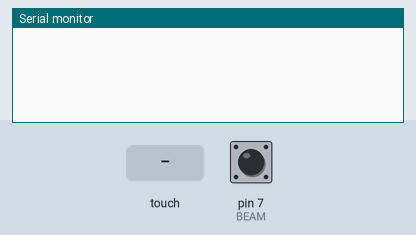
This sketch was run on a simulated Arduino Uno, built with avr-gcc and run on an emulated ATmega328P. Shown: the last lines printed to the serial monitor. The test bench sets the inputs (shaded band); at power-on: pin 7 (BEAM) HIGH.

Above: at 1.2 s.
1.3 s: pin 7 (BEAM) pulled LOW for 0.15 s
At 1.7 s:
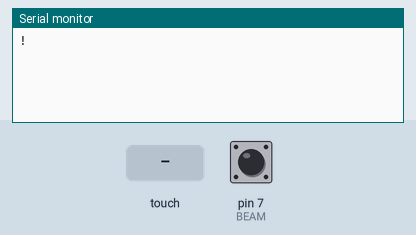
2.9 s: touch panel pressed at 13 % / 10 % of its raw x / y range
At 4.1 s:
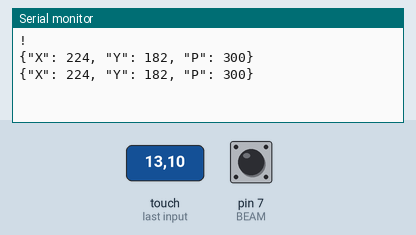
4.4 s: touch panel pressed at 38 % / 10 % of its raw x / y range
At 5.7 s:
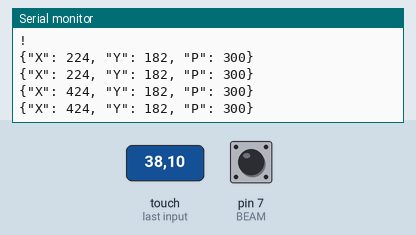

The sketch:

touchscreendemo.ino
```cpp
// pokemon-master

#include <stdint.h>
#include "TouchScreen.h"

#define YP A2  // must be an analog pin
#define XM A3  // must be an analog pin
#define YM A0  // can be a digital pin
#define XP A1  // can be a digital pin

#define BEAM 7 // digital I/O pin for sensing hand waving

/*
 * For better pressure precision, we need to know the resistance
 * between X+ and X- Use any multimeter to read it
 * For the one we're using, its 300 ohms across the X plate
 */
TouchScreen ts = TouchScreen(XP, YP, XM, YM, 300);

// debounce counter for beam
uint8_t beamDebounceCounter = 0;


void setup(void)
{
    Serial.begin(9600);
    pinMode(BEAM, INPUT_PULLUP);
}


void loop(void)
{
    // BEAM goes low if IR beam is broken
    if (digitalRead(BEAM) == LOW)
    {
        if (beamDebounceCounter == 0)
        {
            Serial.println("!");
            beamDebounceCounter = 2; // 200ms debounce timer
        }
        else
        {
            beamDebounceCounter = 0;
        }
    }

    // a point object holds x y and z coordinates.
    TSPoint p = ts.getPoint();

    // we have some minimum pressure we consider 'valid'
    // pressure of 0 means no pressing!
    if (p.z > ts.pressureThreshhold)
    {
        // Send a JSON string with touch information.
        Serial.print("{\"X\": ");
        Serial.print(p.x);

        Serial.print(", \"Y\": ");
        Serial.print(p.y);

        Serial.print(", \"P\": ");
        Serial.print(p.z);

        Serial.println("}");
    }

    delay(100);
}
```

Measured:
- after the input at 1.3 s, the serial monitor: prints a new line at once (image 1)
- after the input at 2.9 s, the serial monitor: prints a new line at once (image 2)
- after the input at 4.4 s, the serial monitor: prints a new line at once (image 3)
